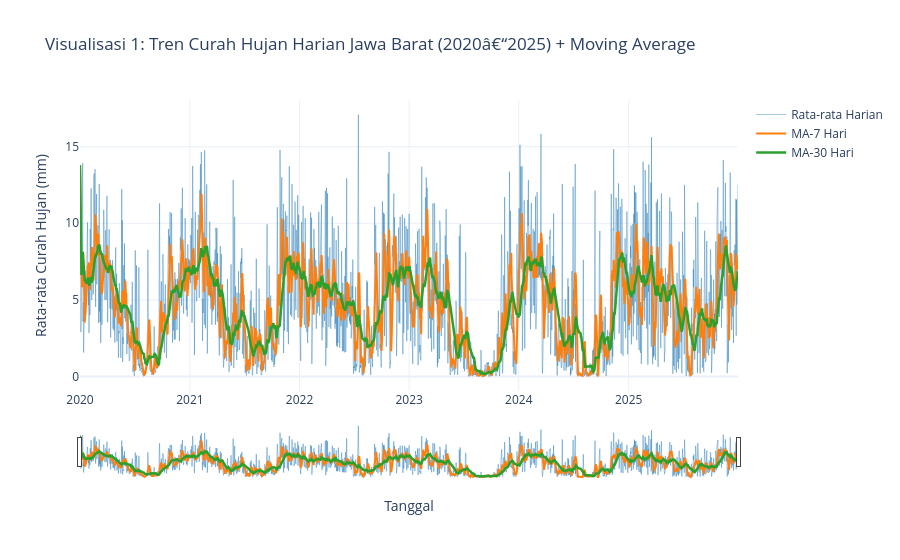

Notebook source saved alongside this figure:
### Markdown cell above
## Bagian 3: Minimal 6 Visualisasi Interaktif (Plotly)

### Code cell
# VISUALISASI 1: Tren Harian Rata-Rata Curah Hujan Jawa Barat (2020â€“2025) + Rolling Mean
plot_df1 = df_daily_roll.to_pandas()

fig1 = go.Figure()
fig1.add_trace(go.Scatter(x=plot_df1["tanggal"], y=plot_df1["rata_rata_hujan_mm"], 
                          mode="lines", name="Rata-rata Harian", line=dict(width=1, color="#1f77b4"), opacity=0.4))
fig1.add_trace(go.Scatter(x=plot_df1["tanggal"], y=plot_df1["rolling_mean_7"], 
                          mode="lines", name="MA-7 Hari", line=dict(width=2, color="#ff7f0e")))
fig1.add_trace(go.Scatter(x=plot_df1["tanggal"], y=plot_df1["rolling_mean_30"], 
                          mode="lines", name="MA-30 Hari", line=dict(width=2.5, color="#2ca02c")))

fig1.update_layout(
    title="Visualisasi 1: Tren Curah Hujan Harian Jawa Barat (2020â€“2025) + Moving Average",
    xaxis_title="Tanggal",
    yaxis_title="Rata-rata Curah Hujan (mm)",
    hovermode="x unified",
    xaxis=dict(rangeslider=dict(visible=True)),
    template="plotly_white"
)
fig1.show()

### Figure 1 — Plotly figure (JSON) as saved in the notebook; plotly's stock layout.template omitted (floating-point values rounded to 4 significant figures; data arrays with more than 128 entries replaced by an {"elided": "..."} marker saying what was removed)
{"data": [{"line": {"color": "#1f77b4", "width": 1}, "mode": "lines", "name": "Rata-rata Harian", "opacity": 0.4, "type": "scatter", "x": {"elided": "2192 str values"}, "y": {"elided": "2192 float values"}}, {"line": {"color": "#ff7f0e", "width": 2}, "mode": "lines", "name": "MA-7 Hari", "type": "scatter", "x": {"elided": "2192 str values"}, "y": {"elided": "2192 float values"}}, {"line": {"color": "#2ca02c", "width": 2.5}, "mode": "lines", "name": "MA-30 Hari", "type": "scatter", "x": {"elided": "2192 str values"}, "y": {"elided": "2192 float values"}}], "layout": {"hovermode": "x unified", "title": {"text": "Visualisasi 1: Tren Curah Hujan Harian Jawa Barat (2020â€“2025) + Moving Average"}, "xaxis": {"rangeslider": {"visible": true}, "title": {"text": "Tanggal"}}, "yaxis": {"title": {"text": "Rata-rata Curah Hujan (mm)"}}}}
